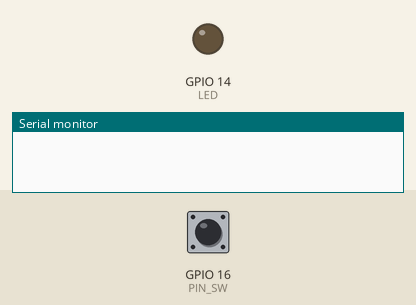
Bench run of a sketch on a simulated ESP32. Parts: output pins drawn as LEDs (lit = HIGH), the last lines printed to the serial monitor. The inputs (shaded band) are chosen by the test bench; at power-on: GPIO 16 (PIN_SW) HIGH.

Above: at 1.2 s.
1.3 s: GPIO 16 (PIN_SW) pulled LOW for 0.15 s
At 1.8 s:
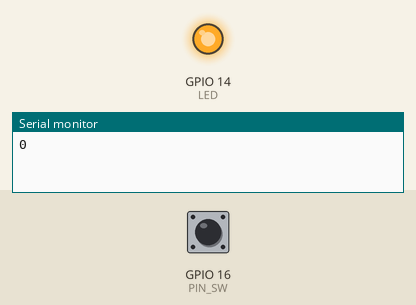
2.9 s: GPIO 16 (PIN_SW) pulled LOW for 1 s
At 4.3 s:
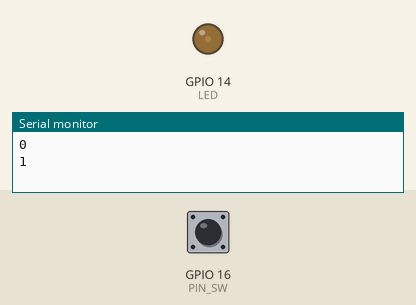
5.4 s: GPIO 16 (PIN_SW) pulsed LOW 5 times (0.12 s each, 0.3 s apart)
At 7.1 s:
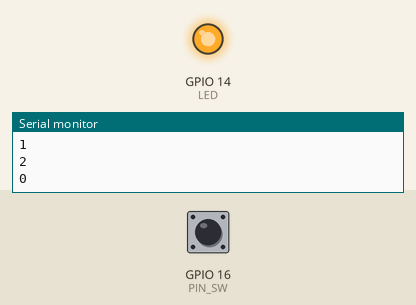
8.4 s: GPIO 16 (PIN_SW) pulled LOW for 3.2 s
At 9.7 s:
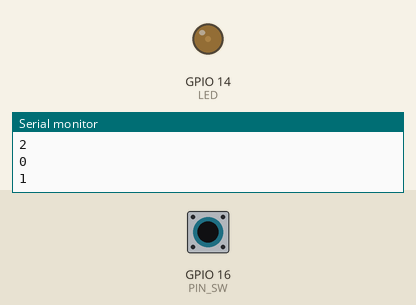
Timing chart, 0 to 11.4 s (numbered marks = the images above; inputs shaded):
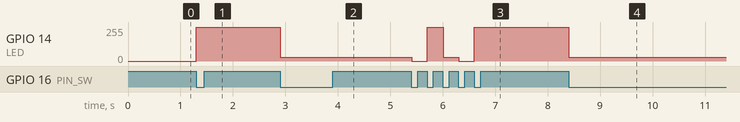

The sketch:

3.ino
```cpp
#define LED 14
#define PIN_SW 16
#define DelayTime 3

#define LED_OFF 0
#define LED_MID 30
#define LED_MAX 255

int in;                      // 現在のswの状態
int prev = 0;
int counter = 0;

void setup() {
  pinMode(PIN_SW, INPUT_PULLUP);    // SWピンを入力にする
  pinMode(LED, OUTPUT);      // ledピンを出力にする
  ledcSetup(0,490,8);
  ledcAttachPin(14,0);
  Serial.begin(115200); // for debug
}

void loop() {
  in = get_sw(prev);        // swの状態を読みinに代入

  if (in != prev) {     // 前の値と同じならパス
    prev = in;    // 前の状態を更新
    if (in == 0 && counter == 0) {      // スイッチが押された
      Serial.println(counter);
      ledcWrite(0, LED_MAX);
      counter++;
    }else if (in == 0 && counter == 1) {      // スイッチが押された
      Serial.println(counter);
      ledcWrite(0, LED_MID);
      counter++;
    }else if (in == 0 && counter == 2) {      // スイッチが押された
      Serial.println(counter);
      ledcWrite(0, LED_OFF);
      counter = 0;
    }
    delay(100);  // チャッタリング軽減
  }
}

int get_sw(int sw_out) {
  int in1, in2;

  in1 = digitalRead(PIN_SW); // GPIO14から入力 GPIO14はPullUpしてある
  delay(DelayTime);               // 要調整
  in2 = digitalRead(PIN_SW);

  if (in1 == in2 ) {
    sw_out = in2;
  }
  return (sw_out);
}
```

Measured:
- after the input at 1.3 s, GPIO 14 (LED): 0/255 → 255/255 at once
- after the input at 2.9 s, GPIO 14 (LED): 255/255 → 30/255 at once
- after the input at 5.4 s, GPIO 14 (LED): 30/255 → 0/255 at once, → 255/255 0.30 s later, → 30/255 0.30 s later, → 0/255 0.30 s later, … (5 changes in this stretch)
- after the input at 8.4 s, GPIO 14 (LED): 255/255 → 30/255 at once
